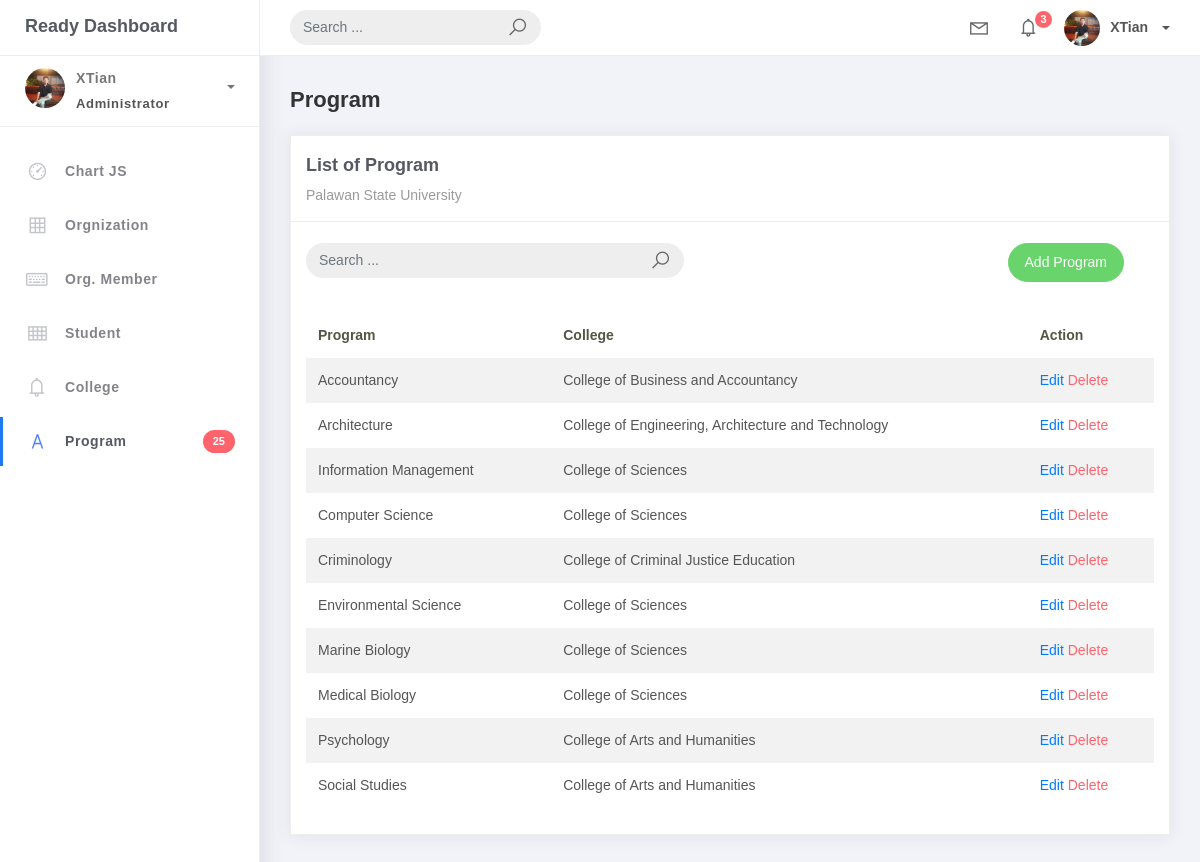
Page /program-list/ on the earlier database version.
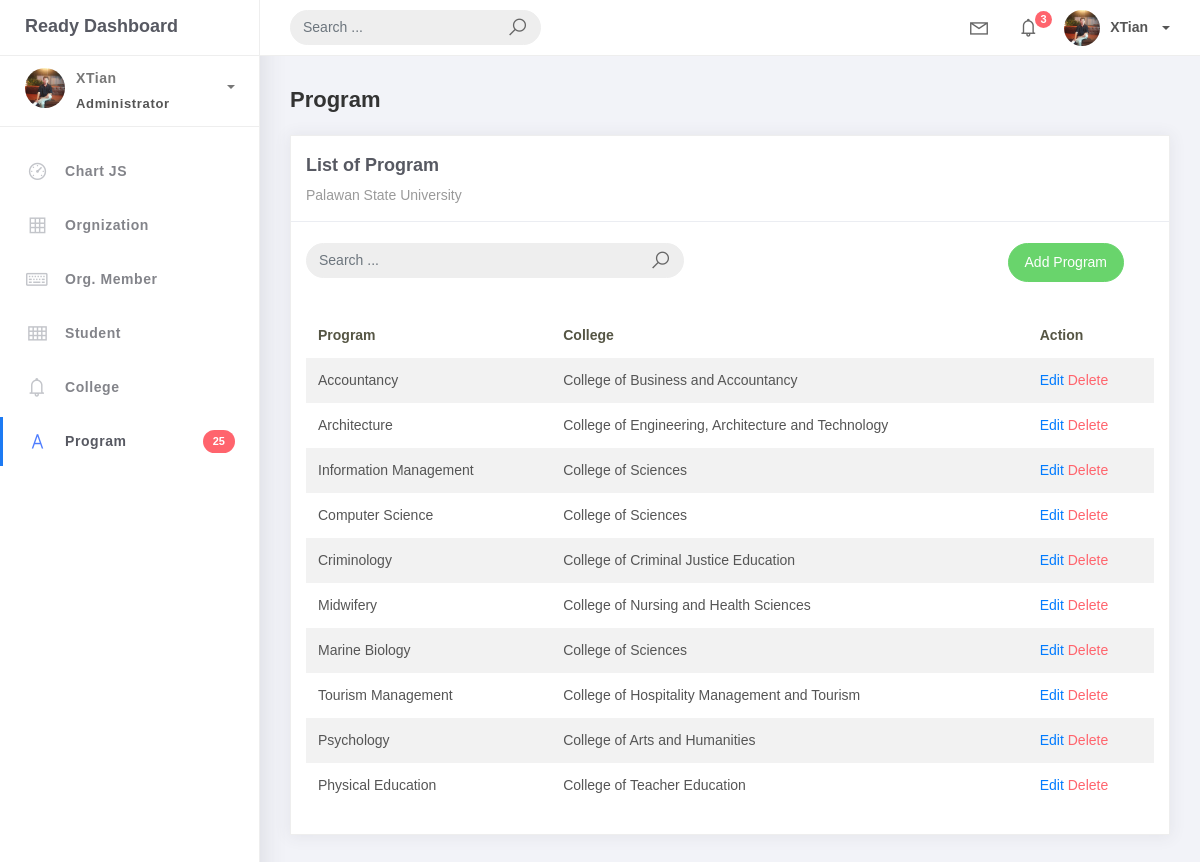
Same page on the later database version.
### studentorg/models.py (models this page shows, shortened)
class BaseModel (models.Model):
    created_at = models.DateTimeField (auto_now_add=True, db_index=True)
    update_at = models.DateTimeField (auto_now=True)
    class Meta:
        abstract = True

class Program (BaseModel):
    prog_name = models.CharField(max_length=150)
    college = models.ForeignKey(College, on_delete=models.CASCADE)

class College (BaseModel):
    college_name = models.CharField(max_length=150)
    def __str__(self):
        return self.college_name

### studentorg/views.py (the view)
# urls.py: path('program-list/', ProgramList.as_view(), name='program-list'),
class ProgramList(ListView):
    model = Program
    context_object_name = 'program'
    template_name = 'program_list.html'
    paginate_by = 10

### templates/program_list.html (shortened to what this page needs)
{% extends 'base.html' %} {% load static %} {% block content %}
<div class="content">
  <div class="container-fluid">
    <h4 class="page-title">Program</h4>
    <div class="row">
      <div class="col-md-12">
        <div class="card">
          <div class="card-header">
            <div class="card-title">List of Program</div>
            <div class="card-category">Palawan State University</div>
          </div>
          <br />
          <div class="col-md-12 row">
            <div class="col-md-6">
              <form class="navbar-left navbar-form nav-search mr-md-3" action="{% url 'program-list' %}">
                <div class="input-group">
                  <input type="text"placeholder="Search ..." class="form-control" name="q"/>
                  <div class="input-group-append">
                    <span class="input-group-text">
                      <i class="la la-search search-icon"></i>
                    </span>
                  </div>
                </div>
              </form>
            </div>
            <div class="col-md-6">
              <div class="pull-right">
                <a href="{% url 'program-add' %}" class="btn btn-success btn-rounded">Add Program</a>
              </div>
            </div>
          </div>
          <div class="card-body">
            <table class="table table-striped mt-3">
              <thead>
                <tr>
                  <th scope="col">Program</th>
                  <th scope="col">College</th>
                  <th scope="col">Action</th>
                </tr>
              </thead>
              <tbody>
                {% for object in object_list %}
                <tr>
                  <td>{{ object.prog_name }}</td>
                  <td>{{ object.college }}</td>
                  <td>
                    <a href="/program-list/{{object.id}}">Edit</a>
                    <a href="/program-list/{{object.id}}/delete" class="text-danger">Delete</a>
                  </td>
                </tr>
                {% endfor %}
              </tbody>
            </table>
          </div>
        </div>
      </div>
    </div>
  </div>
</div>
{% endblock %}

### templates/base.html (shortened to what this page needs)
{% load static %}
<!DOCTYPE html>
<html>
<head>
	<link rel="stylesheet" href="{% static 'css/bootstrap.min.css' %}">
	<link rel="stylesheet" href="{% static 'css/ready.css' %}">
	<link rel="stylesheet" href="{% static 'css/demo.css' %}">
</head>
<body>
	<div class="wrapper">
		<div class="main-header">
			<div class="logo-header">
				<a href="" class="logo">
					Ready Dashboard
				</a>
			</div>
			<nav class="navbar navbar-header navbar-expand-lg">
				<div class="container-fluid">
					<form class="navbar-left navbar-form nav-search mr-md-3" action="">
						<div class="input-group">
							<input type="text" placeholder="Search ..." class="form-control">
							<div class="input-group-append">
								<span class="input-group-text">
									<i class="la la-search search-icon"></i>
								</span>
							</div>
						</div>
					</form>
					<ul class="navbar-nav topbar-nav ml-md-auto align-items-center">
						<li class="nav-item dropdown hidden-caret">
							<a class="nav-link dropdown-toggle" href="#" id="navbarDropdown" role="button" data-toggle="dropdown" aria-haspopup="true" aria-expanded="false">
								<i class="la la-envelope"></i>
							</a>
						</li>
						<li class="nav-item dropdown hidden-caret">
							<a class="nav-link dropdown-toggle" href="#" id="navbarDropdown" role="button" data-toggle="dropdown" aria-haspopup="true" aria-expanded="false">
								<i class="la la-bell"></i>
								<span class="notification">3</span>
							</a>
						</li>
						<li class="nav-item dropdown">
							<a class="dropdown-toggle profile-pic" data-toggle="dropdown" href="#" aria-expanded="false"> <img src="{% static 'img/profile.jpg' %}" alt="user-img" width="36" class="img-circle"><span >XTian</span></span> </a>
							</li>
						</ul>
					</div>
				</nav>
			</div>
			<div class="sidebar">
				<div class="scrollbar-inner sidebar-wrapper">
					<div class="user">
						<div class="photo">
							<img src="{% static 'img/profile.jpg' %}">
						</div>
						<div class="info">
							<a class="" data-toggle="collapse" href="#collapseExample" aria-expanded="true">
								<span>
									XTian
									<span class="user-level">Administrator</span>
									<span class="caret"></span>
								</span>
							</a>
						</div>
					</div>
					<ul class="nav">
						<li class="nav-item">
							<a href="{% url 'dashboard-chart' %}">
								<i class="la la-dashboard"></i>
								<p>Chart JS</p>
							</a>
						</li>
						<li class="nav-item">
							<a href="{% url 'organization-list' %}">
								<i class="la la-table"></i>
								<p>Orgnization</p>
							</a>
						</li>
						<li class="nav-item">
							<a href="{% url 'orgmember-list' %}">
								<i class="la la-keyboard-o"></i>
								<P>Org. Member</P>
							</a>
						</li>
						<li class="nav-item">
							<a href="{% url 'student-list' %}">
								<i class="la la-th"></i>
								<P>Student</P>
							</a>
						</li>
						<li class="nav-item">
							<a href="{% url 'college-list' %}">
								<i class="la la-bell"></i>
								<P>College</P>
							</a>
						</li>
						<li class="nav-item active">
							<a href="{% url 'program-list' %}">
								<i class="la la-font"></i>
								<p>Program</p>
								<span class="badge badge-danger">25</span>
							</a>
						</li>
					</ul>
				</div>
			</div>
			<div class="main-panel">
				{% block content %}
				{% endblock %}
			</div>
		</div>
</body>
</html>

Differences in the rows shown:
changed Program: prog_name "Environmental Science" → "Midwifery"; college "College of Sciences" → "College of Nursing and Health Sciences"
changed Program: prog_name "Medical Biology" → "Tourism Management"; college "College of Sciences" → "College of Hospitality Management and Tourism"
changed Program: prog_name "Social Studies" → "Physical Education"; college "College of Arts and Humanities" → "College of Teacher Education"
